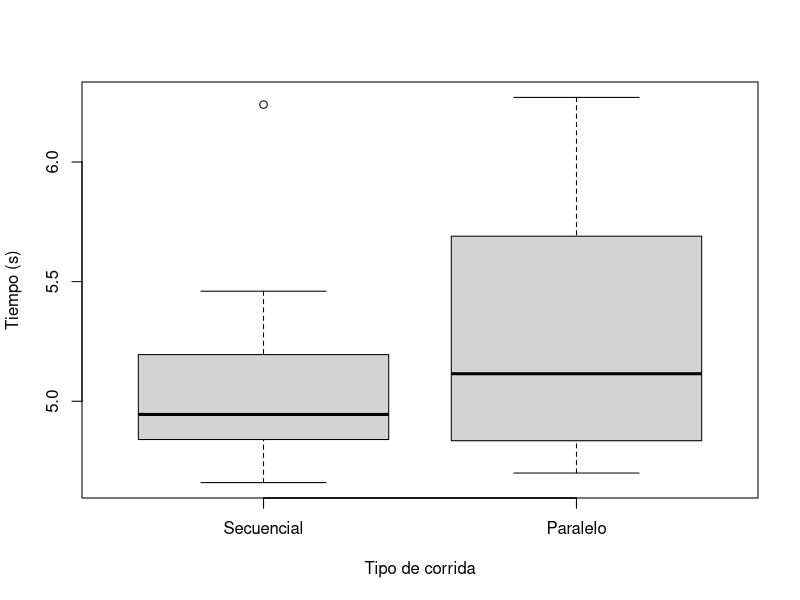
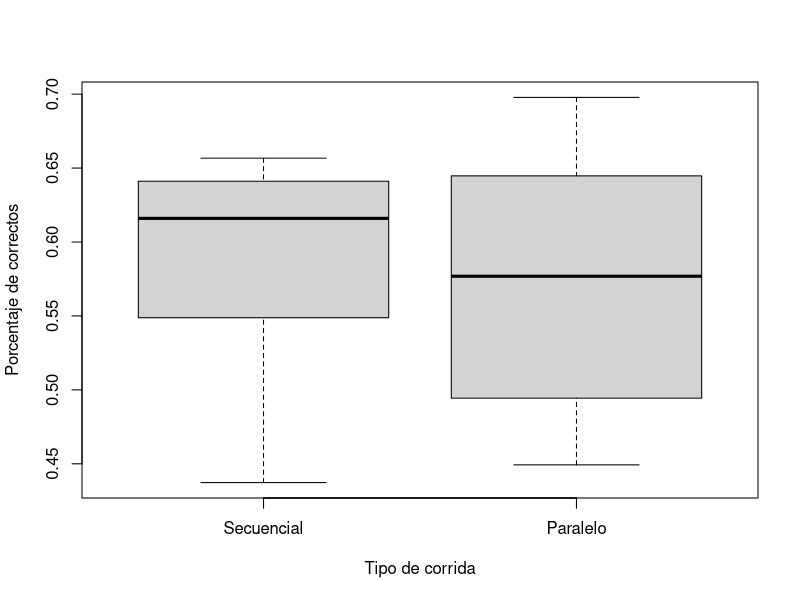

Reproduce these figures in R, in order.
seq = read.table("sequential.txt")
par = read.table("parallel.txt")

png("Times.png")
boxplot(seq[, 1], par[, 1], xlab = "Tipo de corrida", ylab = "Tiempo (s)", xant = "n")
axis(1, at=c(1, 2), labels = c("Secuencial", "Paralelo"))
graphics.off()

png("Correct.png")
boxplot(seq[, 2] / 10000, par[, 2] / 10000, xlab = "Tipo de corrida", ylab = "Porcentaje de correctos", xant = "n")
axis(1, at=c(1, 2), labels = c("Secuencial", "Paralelo"))
graphics.off()

wilcox.test(seq[,1], conf.int = TRUE)
wilcox.test(par[,1], conf.int = TRUE)
wilcox.test(c(seq[,1], par[,1]), conf.int = TRUE)
